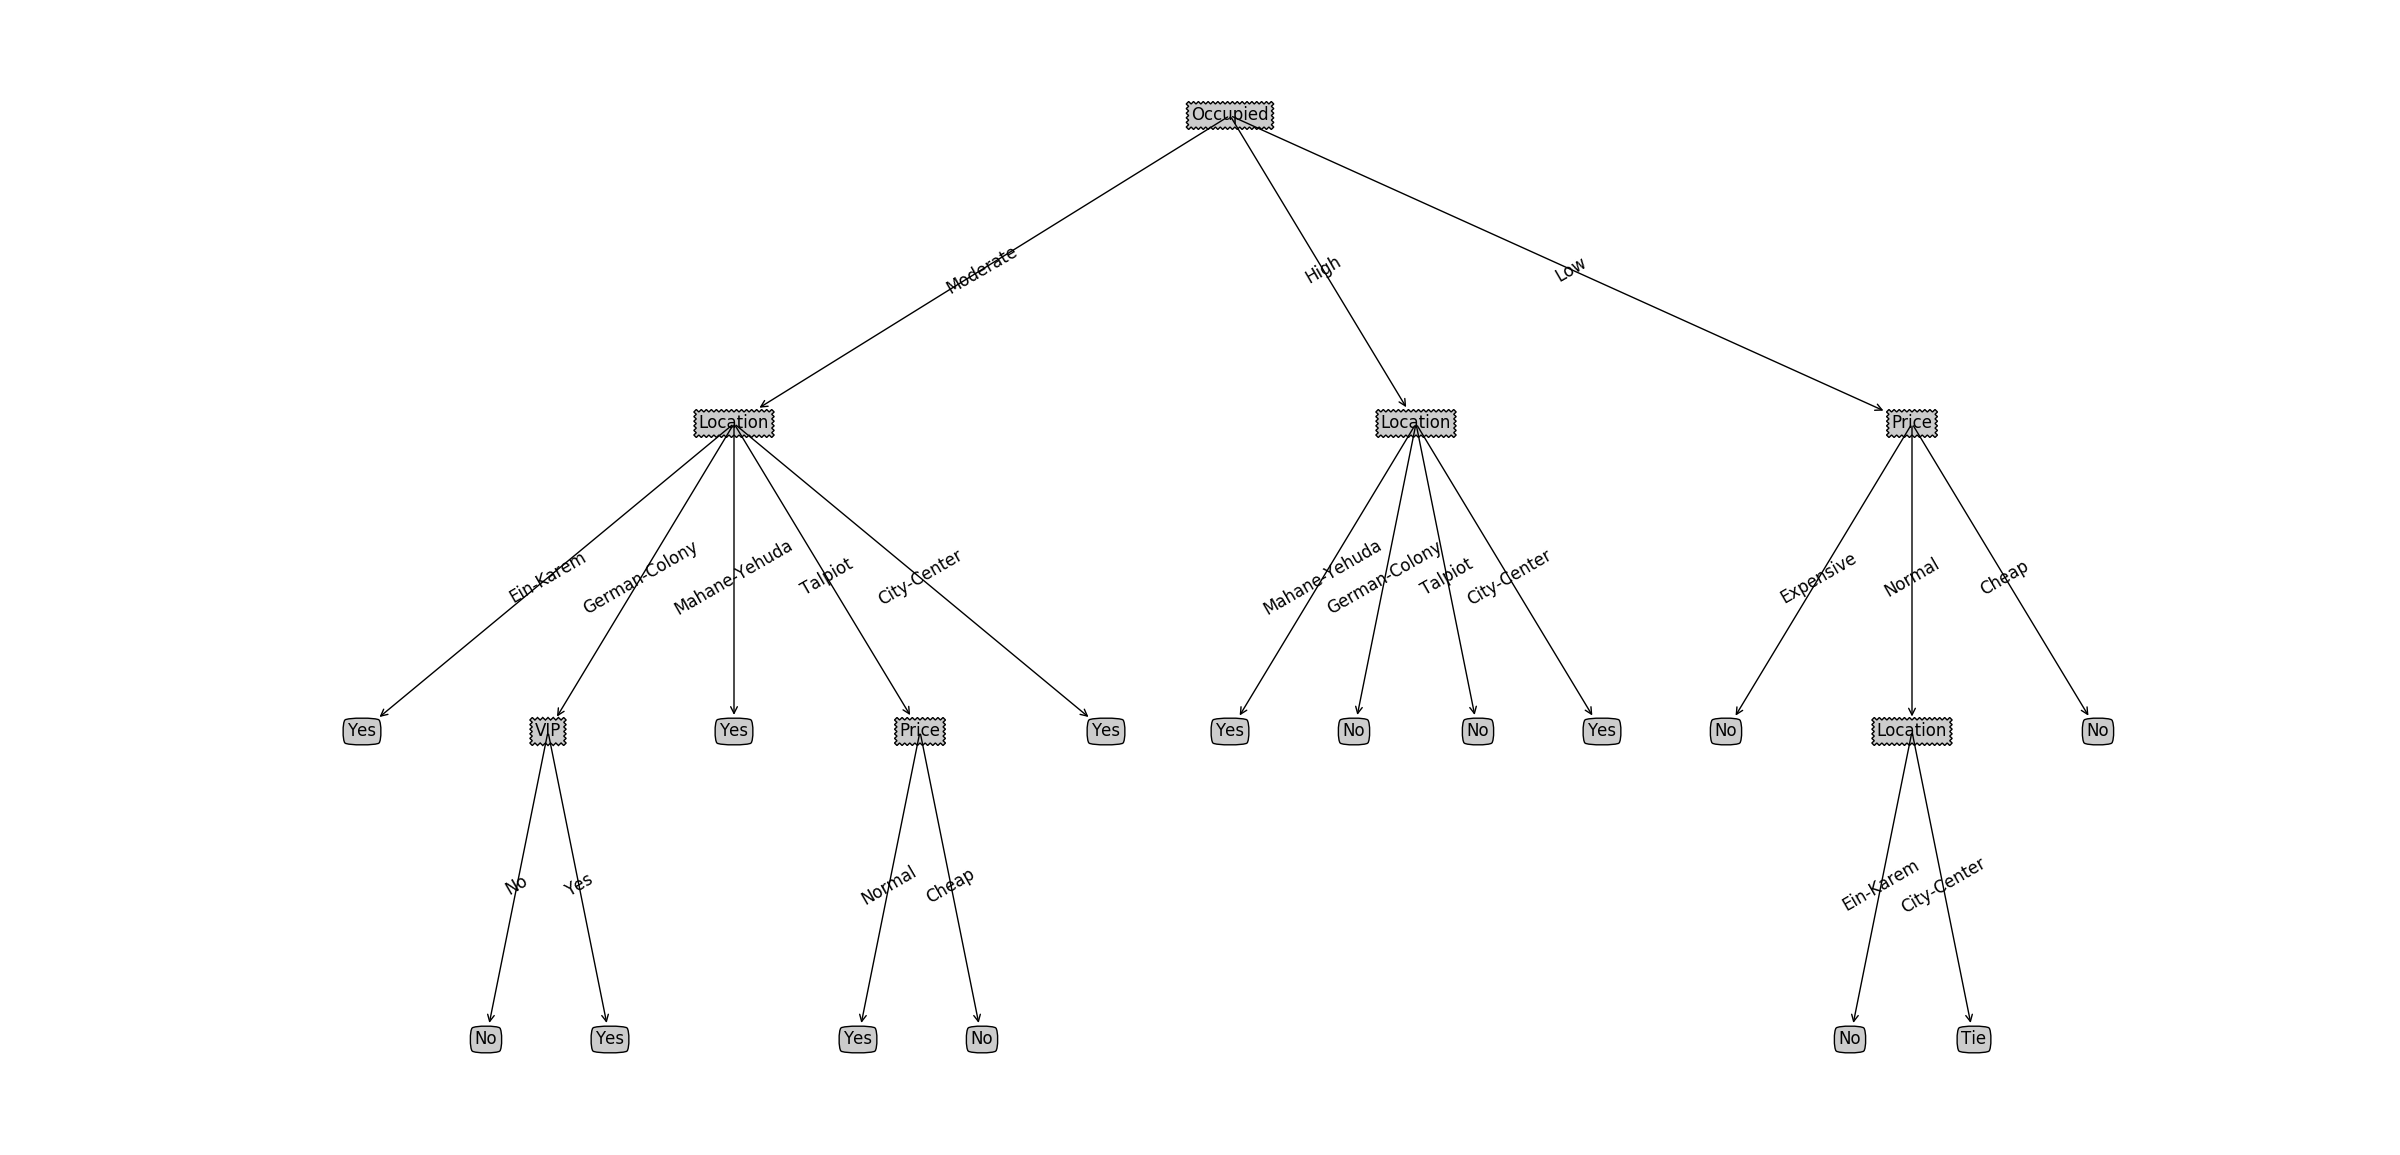

The Python source for this figure:
"""
    decision tree
"""

import copy
from collections import Counter
from math import log


def get_formatted_data(fname):
    """
        get raw data and convert to proper format for the algorithm
    """
    with open(fname, 'r') as f:
        raw_text = f.readlines()
        # get the header.  assume in format like "(Occupied, Price, Music, Location, VIP, Favorite Beer, Enjoy)"
        header = (raw_text[0].strip())[1:-1].replace(' ', '').split(',')
        data_set = []

        for data in raw_text[2:]:  # skip header and blank second line
            # clean text and get list of attributes
            raw_stats_list = data.replace(' ', '').split(':')[-1][:-2].split(',')
            data_set.append(raw_stats_list)
        # for data in data_set:
        #     print(data)
        return header, data_set


def calc_entropy(data):
    """ return the base entropy of the given data set"""
    # get the total number of instances
    inst_count = len(data)
    # get the occurrences of the different results, could also use Collection.Counter
    res_dict = dict()
    for ins in data:
        result = ins[-1]
        if result not in res_dict.keys():
            res_dict[result] = 0
        res_dict[result] += 1
    entropy = 0.0
    # entropy = - sum(p*log(p)) from all results
    for res in res_dict:
        res_prob = float(res_dict[res] / inst_count)
        entropy -= res_prob * log(res_prob, 2)

    # print('entropy:{}'.format(entropy))
    return entropy


def calc_info_gain(data_set, header):
    """ return the info gain of given index """
    para_count = len(header) - 1
    base_entropy = calc_entropy(data_set)

    most_info_gain = 0.0

    # its okay even best feature index never get updated (when info_gain == 0).
    # since it will return 'Tie' immediately afterward
    best_feature_index = -1

    for i in range(para_count):
        # get list of unique parameters
        cur_para_list = [ins[i] for ins in data_set]
        unique_para_set = set(cur_para_list)
        # para_counter = Counter(cur_para_list)
        cur_entropy = 0.0

        for val in unique_para_set:
            sub_data_set = split_data_set(data_set, i, val)

            prob = len(sub_data_set) / float(len(data_set))
            cur_entropy += prob * calc_entropy(sub_data_set)
        info_gain = base_entropy - cur_entropy

        # tie breaker for attributes, select the one closer to the front
        # if info_gain > most_info_gain or info_gain == most_info_gain and i > best_feature_index:
        if info_gain > most_info_gain or info_gain == most_info_gain and i < best_feature_index:
            most_info_gain = info_gain
            best_feature_index = i

    return best_feature_index, most_info_gain


def split_data_set(data_set, index, value):
    """
        return the tree contains the parts we need only,
        index for locating the attributes, like index = 2, header[index] = 'Price'
        value for selecting which outcome to follow, like value='expensive' (one of the outcomes for Price)
    """
    res_data_list = []
    for ins in data_set:
        if ins[index] == value:
            temp_list = copy.deepcopy(ins)
            temp_list.pop(index)
            res_data_list.append(temp_list)
    return res_data_list


def create_tree(data_set, labels):
    res_list = [data[-1] for data in data_set]

    # check end game scenario
    # if the leaf is pure return the result
    if res_list.count(res_list[0]) == len(res_list):
        # print('pure leaf with res_list[0] = {}'.format(res_list[0]))
        return res_list[0]  # stop splitting when all of the classes are equal/result set is pure

    # return most common result if not enough data/ SHOULD THIS RETURN TIE???
    if len(data_set[0]) == 1:
        print(data_set)
        print('when len(data_set(0)) == 1, return {}'.format(Counter(res_list).most_common(1)[0][0]))
        # return Counter(res_list).most_common(1)[0][0]
        return 'Tie'

    # # calc info gain to determine which attribute to split
    del_index, info_gain = calc_info_gain(data_set, labels)

    # return tie if no info gain (two same situation gives different answer)
    if info_gain == 0:
        # print('zero info gain.\ndata:{}\nheader:{}\n'.format(data_set, labels))
        return 'Tie'

    # add highest info gain into result set,
    selected_attr = labels[del_index]

    # keep building new tree/branch
    my_tree = {selected_attr: {}}

    # get unique values of selected attr in data set
    unique_attr_val_set = set([ins[del_index] for ins in data_set])

    # delete select data for such info gain, prep for new trees
    labels.pop(del_index)

    for val in unique_attr_val_set:
        new_labels = copy.deepcopy(labels)  # copy a new instance of the lables
        new_data_set = split_data_set(data_set, del_index, val)  # delete the branches that unnecessary
        my_tree[selected_attr][val] = create_tree(new_data_set, new_labels)

    return my_tree


def predict(pred_header, pred_values, my_tree):
    """
        given a decision tree, predict a given dataset's outcome
    """
    # find the best feature to split
    split_feature = list(my_tree.keys())[0]
    # print('best feature to split: {}'.format(split_feature))

    feature_index = pred_header.index(split_feature)
    feature_val = pred_values[feature_index].replace(' ', '')

    # deal with possible placeholder Ties.
    try:
        cur_res = my_tree[split_feature][feature_val]
        if cur_res == 'No' or cur_res == 'Yes' or cur_res == 'Tie':
            # print(cur_res)
            return cur_res
    except KeyError:
        # print('no attributes in tree')
        return 'Tie'  # kinda cheesy, but works :P

    except Exception as e:
        print('exception :{}'.format(e))  # should not happen

    # delete the feature from pred_header
    # only keep the trees with that values and call recursively

    new_tree = my_tree[split_feature][feature_val]
    # print('decision tree:{}\n'.format(new_tree))

    pred_header.remove(split_feature)
    pred_values.pop(feature_index)

    final_res = predict(pred_header, pred_values, new_tree)

    return final_res


def tree_plotter_linear(dt, depth=-1, res_list=[[] for _ in range(7)]):
    """ save the decision tree in desired format , trace by depth, for print afterward
    :param dt: a nested dictionary, decision tree
    :param res_list: list to track what to print, init for 7 levels (max depth possible in this case)
    :param depth: use to track which level to print the variables.
    """
    depth += 1

    # leaf nodes reached, add to list
    if isinstance(dt, str):
        res_list[depth].append(dt)
    else:
        for val in list(dt.keys()):
            res_list[depth].append(val)

            for branch in list(dt[val].keys()):
                tree_plotter_linear(dt[val][branch], depth, res_list)

    return res_list


# get the data from dt-data.txt
fname = 'dt-data.txt'
header_, data_set_, = get_formatted_data(fname)

# create decision tree from the data
decision_tree = create_tree(data_set_, header_)
print('Print Generated Decision Tree in dictionary mode:\n{}\n'.format(decision_tree))

# making prediction
pred_header = ['Occupied', 'Price', 'Music', 'Location', 'VIP', 'Favorite Beer']
pred_values = ['Moderate', 'Cheap', 'Loud', ' City-Center', ' No', 'No']
result = predict(pred_header, pred_values[:], decision_tree)
print('Prediction mode\nFor params:{}\nResult :{}\n'.format(pred_values, result))

# print tree in plain text
results = tree_plotter_linear(decision_tree)
print('\nDecision tree in print mode:')
for result in results:
    if result:  # not print empty lines
        print(','.join(result))

# generate and show graph of the tree
print('\n\nGraph output: (note that matplotlib part of code was from third party)')
import tree_plotter

tree_plotter.createPlot(decision_tree)
